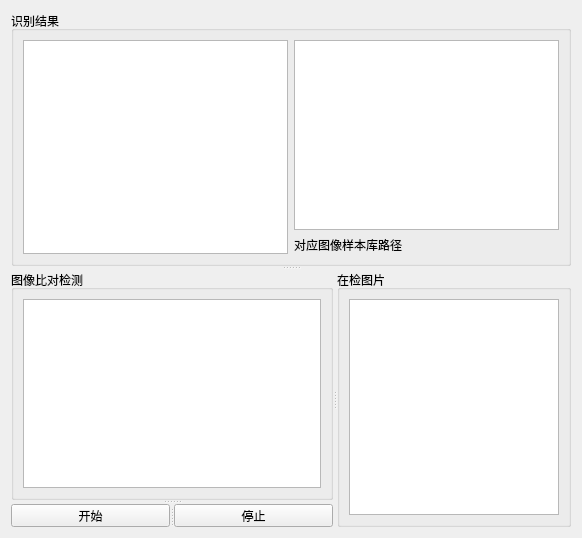
            <widget class="QWidget" name="page_7">
             <layout class="QGridLayout" name="gridLayout_24">
              <item row="0" column="0">
               <widget class="QSplitter" name="splitter_16">
                <property name="orientation">
                 <enum>Qt::Vertical</enum>
                </property>
                <widget class="QGroupBox" name="groupBox_13">
                 <property name="title">
                  <string>识别结果</string>
                 </property>
                 <layout class="QGridLayout" name="gridLayout_21">
                  <item row="0" column="0">
                   <widget class="QTextEdit" name="textEdit_7"/>
                  </item>
                  <item row="0" column="1">
                   <layout class="QVBoxLayout" name="verticalLayout_7">
                    <item>
                     <widget class="QTextBrowser" name="textBrowser"/>
                    </item>
                    <item>
                     <widget class="QLabel" name="label_13">
                      <property name="text">
                       <string>对应图像样本库路径</string>
                      </property>
                     </widget>
                    </item>
                   </layout>
                  </item>
                 </layout>
                </widget>
                <widget class="QSplitter" name="splitter_17">
                 <property name="orientation">
                  <enum>Qt::Horizontal</enum>
                 </property>
                 <widget class="QSplitter" name="splitter_18">
                  <property name="orientation">
                   <enum>Qt::Vertical</enum>
                  </property>
                  <widget class="QGroupBox" name="groupBox_14">
                   <property name="title">
                    <string>图像比对检测</string>
                   </property>
                   <layout class="QGridLayout" name="gridLayout_22">
                    <item row="0" column="0">
                     <widget class="QTextEdit" name="textEdit_8"/>
                    </item>
                   </layout>
                  </widget>
                  <widget class="QSplitter" name="splitter_19">
                   <property name="orientation">
                    <enum>Qt::Horizontal</enum>
                   </property>
                   <widget class="QPushButton" name="pushButton_17">
                    <property name="minimumSize">
                     <size>
                      <width>159</width>
                      <height>23</height>
                     </size>
                    </property>
                    <property name="maximumSize">
                     <size>
                      <width>159</width>
                      <height>23</height>
                     </size>
                    </property>
                    <property name="text">
                     <string>开始</string>
                    </property>
                   </widget>
                   <widget class="QPushButton" name="pushButton_18">
                    <property name="minimumSize">
                     <size>
                      <width>159</width>
                      <height>23</height>
                     </size>
                    </property>
                    <property name="maximumSize">
                     <size>
                      <width>159</width>
                      <height>23</height>
                     </size>
                    </property>
                    <property name="text">
                     <string>停止</string>
                    </property>
                   </widget>
                  </widget>
                 </widget>
                 <widget class="QGroupBox" name="groupBox_15">
                  <property name="title">
                   <string>在检图片</string>
                  </property>
                  <layout class="QGridLayout" name="gridLayout_23">
                   <item row="0" column="0">
                    <widget class="QTableView" name="tableView_4"/>
                   </item>
                  </layout>
                 </widget>
                </widget>
               </widget>
              </item>
             </layout>
            </widget>
